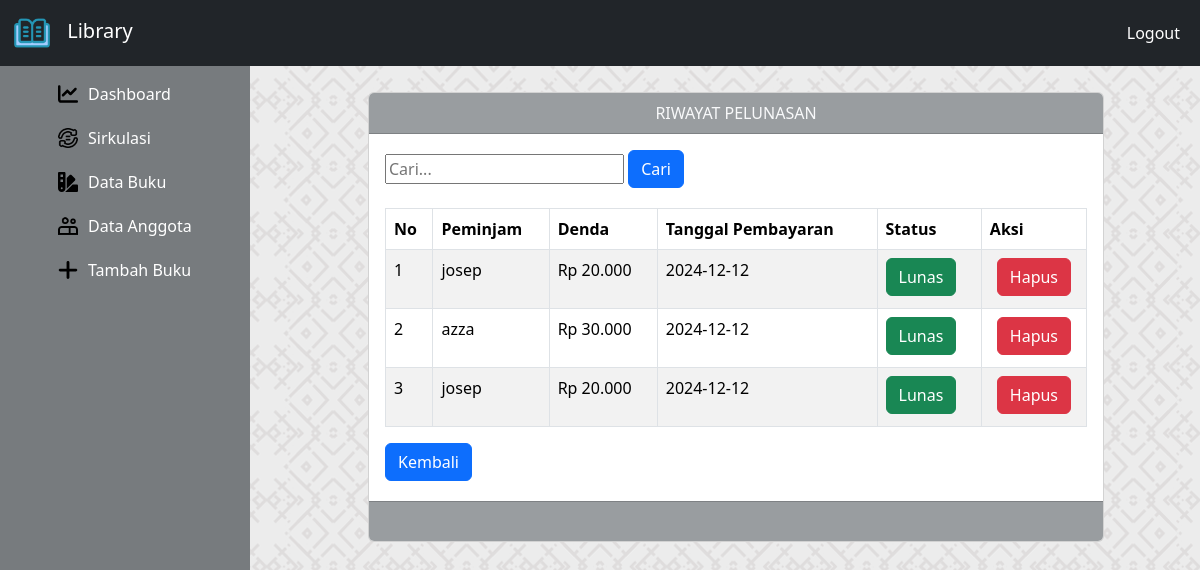
The page /history.php on the database its author committed.
### tables this page shows
CREATE TABLE `history` (
  `id_lunas` int(6) NOT NULL,
  `peminjam` varchar(50) NOT NULL,
  `denda` int(11) NOT NULL,
  `payment_date` date NOT NULL DEFAULT current_timestamp()
);

### config/controller.php (called while the page is built, shortened)
<?php
    function select($query) {
        global $conn;
        $result = mysqli_query($conn, $query);
        $rows = [];
        while ($row = mysqli_fetch_assoc($result)) {
            $rows[] = $row;
        }
        return $rows;
    }
?>

### history.php (the view)
<?php
include 'layout/header.php';
$search = "";
if ($_SERVER['REQUEST_METHOD'] == 'POST') {
    $search = $_POST['search'];
    $data_pelunasan = select("SELECT * FROM history WHERE peminjam LIKE '%$search%' OR denda LIKE '%$search%' ORDER BY id_lunas DESC");
} else {
    $data_pelunasan = select("SELECT * FROM history ORDER BY id_lunas DESC");
}
?>
<link rel="stylesheet" href="css/history.css">
<div class="konten row">
    <div class="col-md-10 mx-auto">
        <div class="card mt-3">
            <div class="card-header text-light text-center">
                RIWAYAT PELUNASAN
            </div>
            <div class="card-body">
                <form method="POST" action="">
                    <input type="text" name="search" placeholder="Cari..." value="<?= $search ?>">
                    <button type="submit" class="btn btn-primary mb-1 float-right">Cari</button>
                </form>
                <div class="col">
                    <table class="table table-bordered table-striped mt-3" id="table">
                        <thead>
                            <tr>
                                <th>No</th>
                                <th>Peminjam</th>
                                <th>Denda</th>
                                <th>Tanggal Pembayaran</th>
                                <th>Status</th>
                                <th>Aksi</th>
                            </tr>
                        </thead>
                        <tbody>
                            <?php $no = 1; ?>
                            <?php foreach ($data_pelunasan as $history): ?>
                            <tr>
                                <td><?= $no++; ?></td>
                                <td><?= $history['peminjam']; ?></td>
                                <td>Rp <?= number_format($history['denda'], 0, ',', '.'); ?></td>
                                <td><?= $history['payment_date']; ?></td>
                                <td>
                                    <a href="#" class="btn btn-success mb-1 float-right">Lunas</a>
                                </td>
                                <td width="15%" class="text-center">
                                    <a href="hapus-barang.php?id_lunas=<?= $history['id_lunas']; ?>" class="btn btn-danger" onclick="return confirm('Apakah Anda Yakin Ingin Hapus Barang Ini?')">Hapus</a>
                                </td>
                            </tr>
                            <?php endforeach; ?>
                        </tbody>
                    </table>
                    <a href="sirkulasi.php" class="btn btn-primary mb-1 float-right">Kembali</a>
                </div>
            </div>
            <div class="card-footer">
            </div>
        </div>
    </div>
</div>

### css/history.css (style rules this page uses)
body { background-image: url(../foto/bg2.png); }
.card-header { background-color: #999DA0; }
.card-footer { height: 40px; background-color: #999DA0; }

### layout/header.php (style rules this page uses)
.konten { margin-left: 260px; padding: 20px; }

### rows shown on the page
history: peminjam "josep", denda "20.000", payment_date "2024-12-12"
history: peminjam "azza", denda "30.000", payment_date "2024-12-12"
history: peminjam "josep", denda "20.000", payment_date "2024-12-12"
